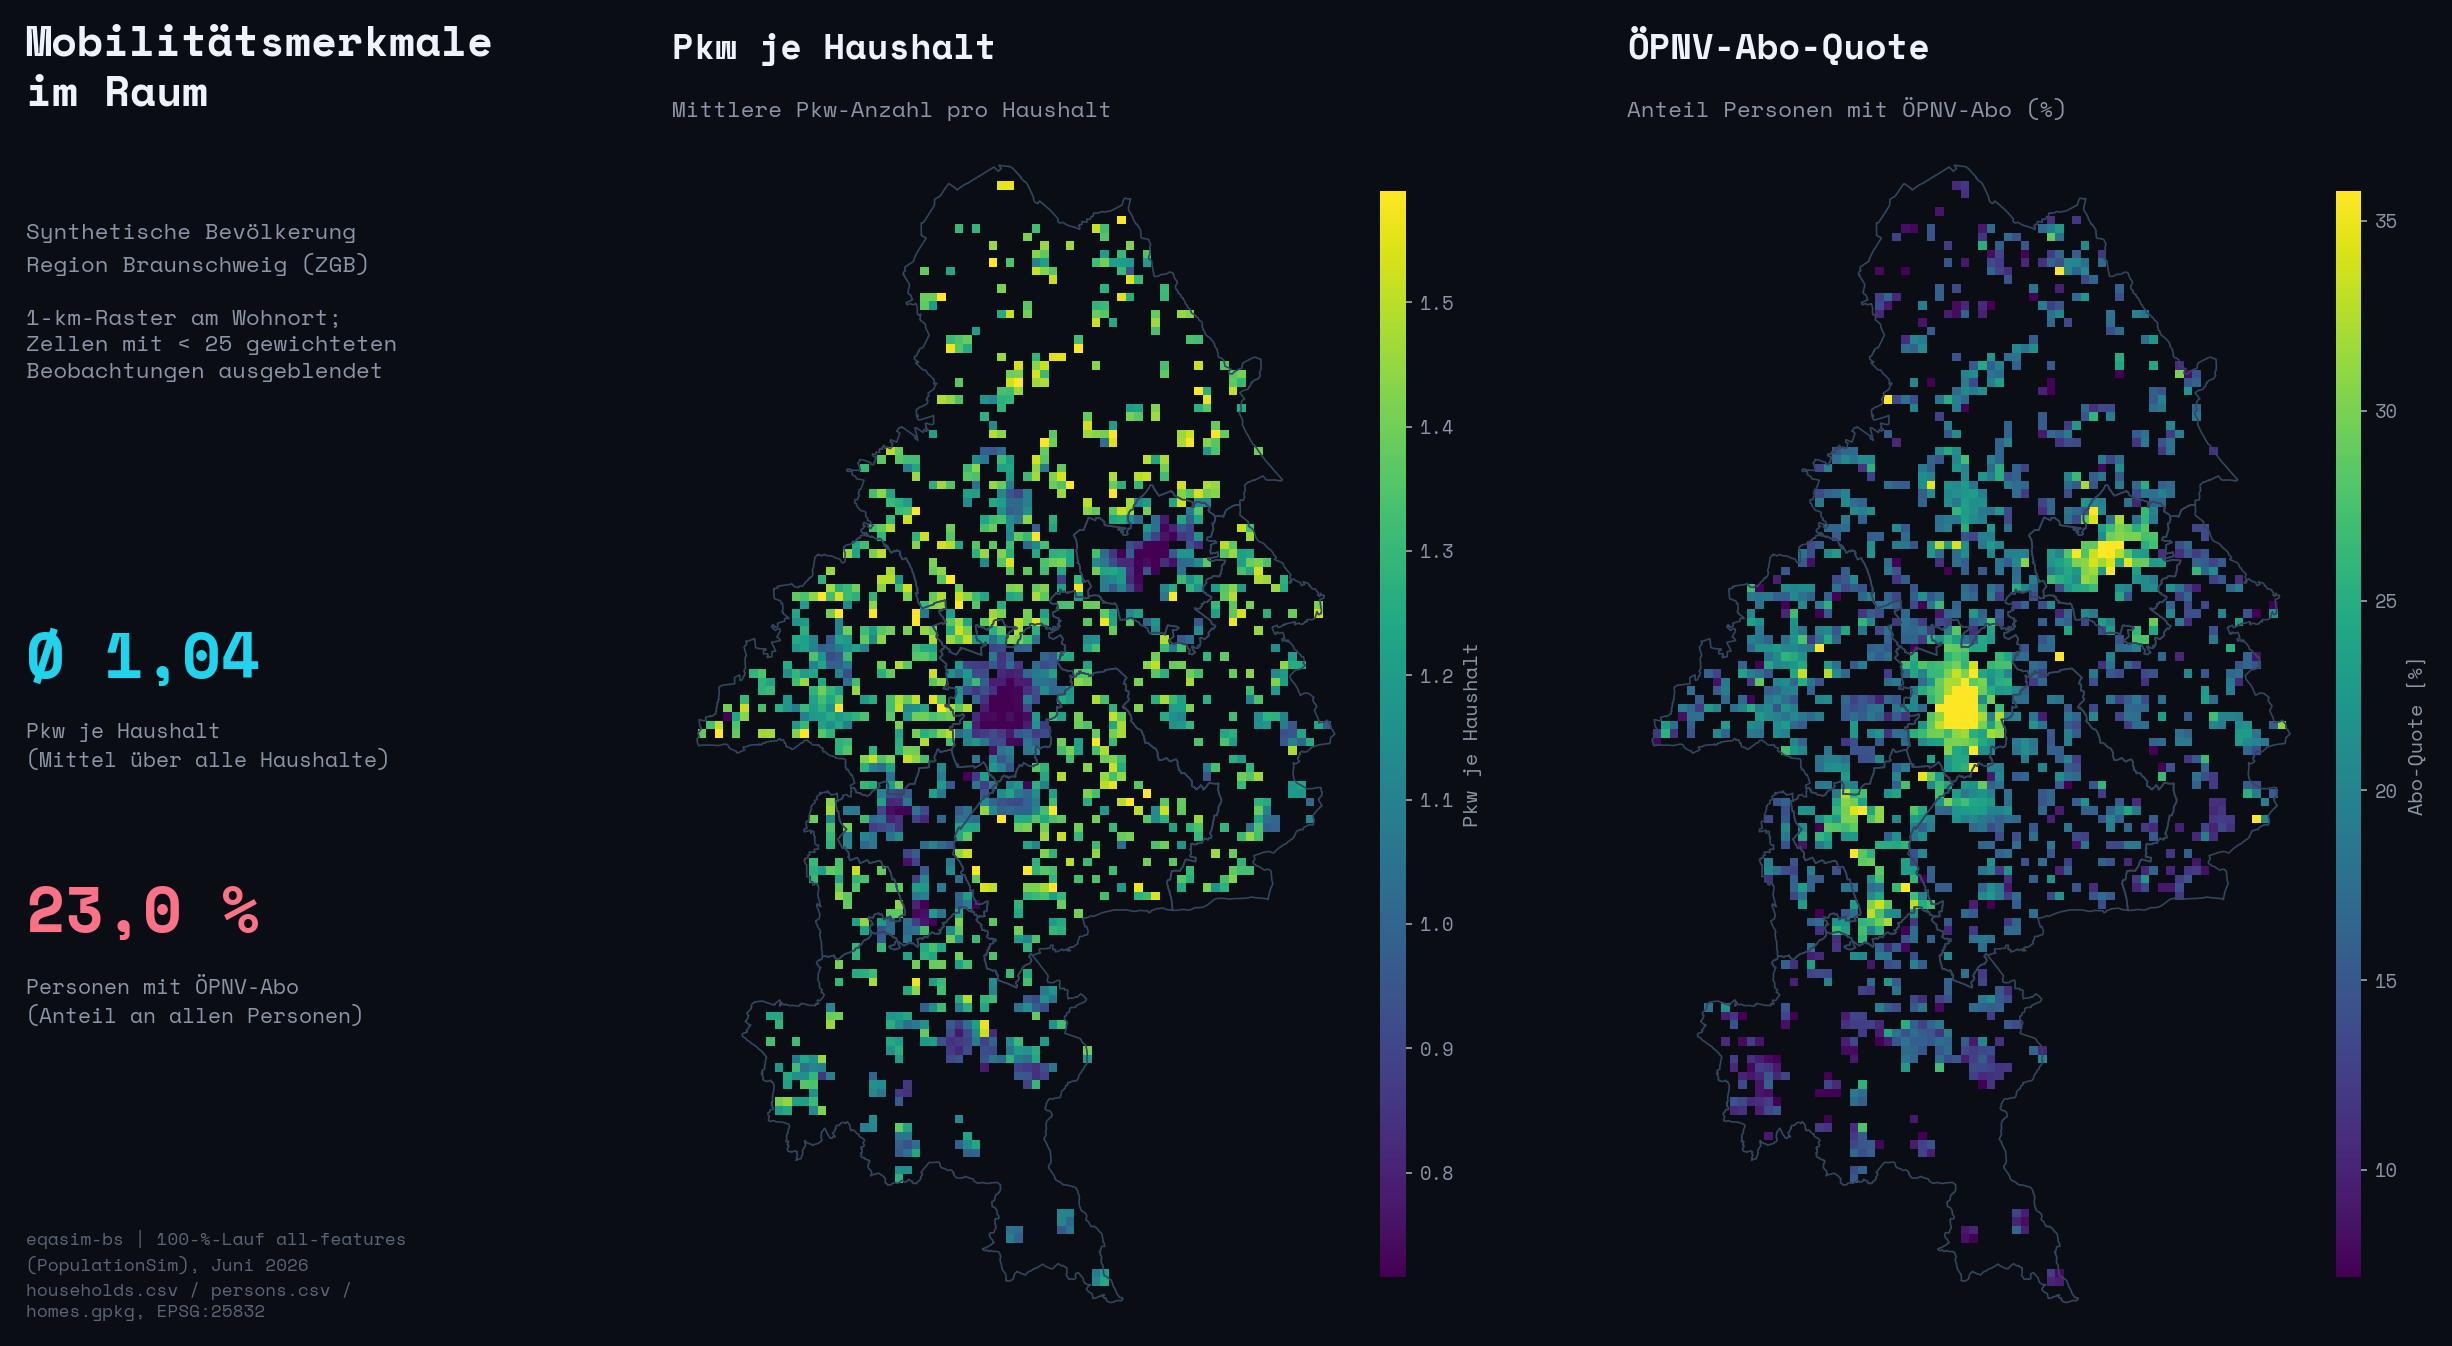

Source code (Python):
# Figure B2: "Mobilitaetsmerkmale im Raum" - two-panel 1 km rate map.
# LEFT : mean number_of_cars per household (households.csv joined to homes.gpkg)
# RIGHT: share of persons with has_pt_subscription == True (person-weighted)
# Real data only: 100% all-features PopulationSim run (exported 2026-06-30, EPSG:25832).
import os

import matplotlib

matplotlib.use("Agg")
import geopandas as gpd
import matplotlib.font_manager as fm
import matplotlib.pyplot as plt
import numpy as np
import pandas as pd
from matplotlib.colors import Normalize

BASE = "C:/Users/bienzeisler/Downloads/popsim_100pct_results/output_bs_100pct_allfeat_popsim"
HOMES_GPKG = f"{BASE}/braunschweig_100pct_allfeat_popsim_homes.gpkg"
HOUSEHOLDS_CSV = f"{BASE}/braunschweig_100pct_allfeat_popsim_households.csv"
PERSONS_CSV = f"{BASE}/braunschweig_100pct_allfeat_popsim_persons.csv"
KREIS_GEOJSON = f"{BASE}/simwrapper/kreis_socio.geojson"
FONT_DIR = "c:/Users/bienzeisler/Documents/GitHub/eqasim-bs/braunschweig/analysis/poster/fonts"
OUT_PNG = ("C:/Users/BIENZE~1/AppData/Local/Temp/claude/"
           "c--Users-bienzeisler-Documents-GitHub-eqasim-bs/"
           "b066c272-e6db-4fdb-ad5f-98cd5497db59/scratchpad/figs/fig_b2_attributes.png")

BG = "#0a0e14"
TITLE_COLOR = "#eef3fb"
SUB_COLOR = "#8b95a7"
CREDIT_COLOR = "#5a6577"
KREIS_EDGE = "#33465f"
BIN_METERS = 1000.0
MIN_WEIGHT = 25.0  # minimum weighted observations per 1 km bin

# ---------------------------------------------------------------- fonts
for ttf in ("SpaceMono-Regular.ttf", "SpaceMono-Bold.ttf"):
    path = os.path.join(FONT_DIR, ttf)
    if os.path.exists(path):
        fm.fontManager.addfont(path)
if any("Space Mono" in f.name for f in fm.fontManager.ttflist):
    plt.rcParams["font.family"] = "Space Mono"
else:
    plt.rcParams["font.family"] = "DejaVu Sans Mono"

# ---------------------------------------------------------------- data
print("reading homes gpkg ...")
homes = gpd.read_file(HOMES_GPKG)  # household_id + POINT, EPSG:25832
homes["x"] = homes.geometry.x
homes["y"] = homes.geometry.y
homes_df = pd.DataFrame(homes[["household_id", "x", "y"]])
del homes

print("reading households csv ...")
hh = pd.read_csv(HOUSEHOLDS_CSV, sep=";", usecols=["household_id", "number_of_cars"])
hh["number_of_cars"] = pd.to_numeric(hh["number_of_cars"], errors="coerce")
n_hh_total = len(hh)
hh = hh.dropna(subset=["number_of_cars"])
print(f"households: {n_hh_total} total, {len(hh)} with valid number_of_cars")

hh = hh.merge(homes_df, on="household_id", how="inner")
print(f"households joined to home coords: {len(hh)}")

print("reading persons csv ...")
pers = pd.read_csv(PERSONS_CSV, sep=";", usecols=["household_id", "has_pt_subscription"])
n_p_total = len(pers)
# careful boolean parsing: values may arrive as bool or as "True"/"False" strings
raw = pers["has_pt_subscription"]
if raw.dtype == bool:
    pers["pt_sub"] = raw.astype(float)
else:
    s = raw.astype(str).str.strip().str.lower()
    valid = s.isin(["true", "false"])
    pers = pers[valid].copy()
    pers["pt_sub"] = (s[valid] == "true").astype(float)
print(f"persons: {n_p_total} total, {len(pers)} with valid has_pt_subscription, "
      f"overall subscription share {pers['pt_sub'].mean() * 100:.2f}%")

pers = pers.merge(homes_df, on="household_id", how="inner")
print(f"persons joined to home coords: {len(pers)}")

print("reading kreis boundaries ...")
kreise = gpd.read_file(KREIS_GEOJSON).to_crs("EPSG:25832")

# ---------------------------------------------------------------- 1 km grid
kxmin, kymin, kxmax, kymax = kreise.total_bounds
pad = 2000.0
xmin = np.floor((kxmin - pad) / BIN_METERS) * BIN_METERS
ymin = np.floor((kymin - pad) / BIN_METERS) * BIN_METERS
xmax = np.ceil((kxmax + pad) / BIN_METERS) * BIN_METERS
ymax = np.ceil((kymax + pad) / BIN_METERS) * BIN_METERS
xedges = np.arange(xmin, xmax + BIN_METERS, BIN_METERS)
yedges = np.arange(ymin, ymax + BIN_METERS, BIN_METERS)


def rate_grid(x, y, values):
    """Weighted mean of `values` per 1 km bin; bins with < MIN_WEIGHT observations -> NaN."""
    count, _, _ = np.histogram2d(x, y, bins=[xedges, yedges])
    vsum, _, _ = np.histogram2d(x, y, bins=[xedges, yedges], weights=values)
    with np.errstate(invalid="ignore", divide="ignore"):
        rate = vsum / count
    rate[count < MIN_WEIGHT] = np.nan
    return rate.T, count.T  # transpose: histogram2d returns (x, y)


cars_rate, cars_count = rate_grid(hh["x"].to_numpy(), hh["y"].to_numpy(),
                                  hh["number_of_cars"].to_numpy())
pt_rate, pt_count = rate_grid(pers["x"].to_numpy(), pers["y"].to_numpy(),
                              pers["pt_sub"].to_numpy())
pt_rate = pt_rate * 100.0  # -> percent

v = cars_rate[np.isfinite(cars_rate)]
print(f"cars grid: {v.size} valid bins, p2={np.percentile(v, 2):.2f} p98={np.percentile(v, 98):.2f}")
w = pt_rate[np.isfinite(pt_rate)]
print(f"pt grid:   {w.size} valid bins, p2={np.percentile(w, 2):.1f} p98={np.percentile(w, 98):.1f}")

# ---------------------------------------------------------------- layout (manual, in inches)
# The ZGB region is strongly portrait (w/h ~ 0.56), so two side-by-side maps alone
# cannot fill a 16:9 slide. Layout: text column (title / subtitle / summary stats /
# credit) on the left, two tall map panels with adjacent thin colorbars to the right.
extent = [xedges[0], xedges[-1], yedges[0], yedges[-1]]
map_ratio = (xedges[-1] - xedges[0]) / (yedges[-1] - yedges[0])  # width / height

FIG_H = 8.5
MAP_H = 6.9                       # map height in inches
MAP_BOTTOM = 0.50
MAP_W = MAP_H * map_ratio
CB_GAP, CB_W, CB_LABEL_W = 0.14, 0.15, 0.75
COL_W = MAP_W + CB_GAP + CB_W + CB_LABEL_W
TEXT_X = 0.55                     # left text column anchor
MAP1_X = 4.35                     # first map column start
MID_GAP = 0.55
MAP2_X = MAP1_X + COL_W + MID_GAP
FIG_W = MAP2_X + COL_W + 0.25

fig = plt.figure(figsize=(FIG_W, FIG_H), facecolor=BG)

# real summary statistics derived from the plotted data (region-wide means)
mean_cars_region = hh["number_of_cars"].mean()
pt_share_region = pers["pt_sub"].mean() * 100.0


def de(fmtd):
    return fmtd.replace(".", ",")


panels = [
    dict(x0_in=MAP1_X, grid=cars_rate,
         title="Pkw je Haushalt",
         sub="Mittlere Pkw-Anzahl pro Haushalt",
         norm=Normalize(vmin=np.percentile(v, 2), vmax=np.percentile(v, 98)),
         cb_label="Pkw je Haushalt"),
    dict(x0_in=MAP2_X, grid=pt_rate,
         title="ÖPNV-Abo-Quote",
         sub="Anteil Personen mit ÖPNV-Abo (%)",
         norm=Normalize(vmin=np.percentile(w, 2), vmax=np.percentile(w, 98)),
         cb_label="Abo-Quote [%]"),
]

y0 = MAP_BOTTOM / FIG_H
map_h_frac = MAP_H / FIG_H
map_top = y0 + map_h_frac

for p in panels:
    x0 = p["x0_in"] / FIG_W
    ax = fig.add_axes([x0, y0, MAP_W / FIG_W, map_h_frac])
    ax.set_facecolor(BG)
    ax.set_axis_off()
    cmap = matplotlib.colormaps["viridis"].copy()
    cmap.set_bad(BG)
    im = ax.imshow(p["grid"], origin="lower", extent=extent, cmap=cmap,
                   norm=p["norm"], interpolation="nearest", aspect="auto", zorder=2)
    kreise.boundary.plot(ax=ax, edgecolor=KREIS_EDGE, linewidth=0.7, zorder=3)
    ax.set_xlim(xedges[0], xedges[-1])
    ax.set_ylim(yedges[0], yedges[-1])
    # panel title + subtitle, anchored to the map's left edge
    fig.text(x0, (MAP_BOTTOM + MAP_H + 0.48) / FIG_H, p["title"], fontsize=15,
             color=TITLE_COLOR, fontweight="bold", va="bottom")
    fig.text(x0, (MAP_BOTTOM + MAP_H + 0.16) / FIG_H, p["sub"], fontsize=9.5,
             color=SUB_COLOR, va="bottom")
    # thin colorbar directly right of the map
    cax = fig.add_axes([(p["x0_in"] + MAP_W + CB_GAP) / FIG_W, y0 + 0.03,
                        CB_W / FIG_W, map_h_frac - 0.06])
    cb = fig.colorbar(im, cax=cax)
    cb.outline.set_visible(False)
    cb.ax.tick_params(labelsize=8, colors=SUB_COLOR, length=2.5)
    cb.set_label(p["cb_label"], fontsize=8.5, color=SUB_COLOR)

# ------------------------------- left text column
tx = TEXT_X / FIG_W


def ty(y_in):
    return y_in / FIG_H


fig.text(tx, ty(8.12), "Mobilitätsmerkmale\nim Raum", fontsize=18,
         color=TITLE_COLOR, fontweight="bold", va="top", linespacing=1.35)
fig.text(tx, ty(6.95),
         "Synthetische Bevölkerung\nRegion Braunschweig (ZGB)\n\n"
         "1-km-Raster am Wohnort;\nZellen mit < 25 gewichteten\n"
         "Beobachtungen ausgeblendet",
         fontsize=9.5, color=SUB_COLOR, va="top", linespacing=1.5)
# summary stats (computed from the same data as the maps)
fig.text(tx, ty(4.55), "Ø " + de(f"{mean_cars_region:.2f}"), fontsize=27,
         color="#22d3ee", fontweight="bold", va="top")
fig.text(tx, ty(4.02), "Pkw je Haushalt\n(Mittel über alle Haushalte)",
         fontsize=9, color=SUB_COLOR, va="top", linespacing=1.4)
fig.text(tx, ty(3.05), de(f"{pt_share_region:.1f}") + " %", fontsize=27,
         color="#fb7185", fontweight="bold", va="top")
fig.text(tx, ty(2.52), "Personen mit ÖPNV-Abo\n(Anteil an allen Personen)",
         fontsize=9, color=SUB_COLOR, va="top", linespacing=1.4)
fig.text(tx, ty(0.50),
         "eqasim-bs | 100-%-Lauf all-features\n(PopulationSim), Juni 2026\n"
         "households.csv / persons.csv /\nhomes.gpkg, EPSG:25832",
         fontsize=7.5, color=CREDIT_COLOR, va="bottom", linespacing=1.45)

fig.savefig(OUT_PNG, dpi=170, facecolor=BG, bbox_inches="tight", pad_inches=0.15)
print("saved", OUT_PNG)
